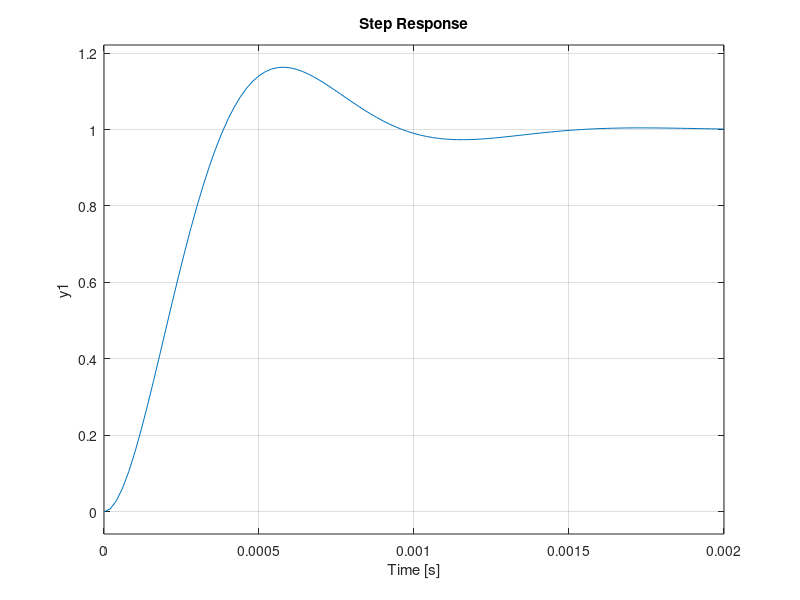
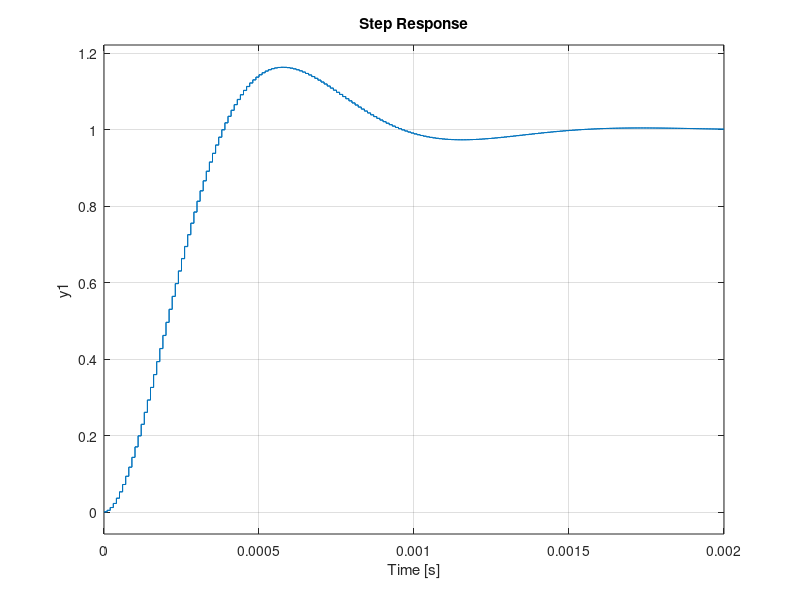

Here is the MATLAB script that generated these plots, in order:
%% Second order low pass filter design

close all
clear all
clc

fc = 1000;
wc = 2*pi*fc
q = 0.707;

q = 1;

s = tf('s');

% Low pass filter
h = wc^2/(s^2+wc/q*s+wc^2)

step(h)

% discretize filter

fs = 1e5;
ts = 1/fs;

hz = c2d(h,ts,'tustin')

[num, den] = tfdata(hz)

b0 = num{1}(1)
b1 = num{1}(2)
b2 = num{1}(3)
a1 = den{1}(2)
a2 = den{1}(3)

% quantize

nBits = 18;

b0_qq = floor(b0*2^nBits)
b1_qq = floor(b1*2^nBits)
b2_qq = floor(b2*2^nBits)

a1_qq = floor(a1*2^nBits)
a2_qq = floor(a2*2^nBits)

figure
step(hz)

% test quantized
b0_qqq = b0_qq / 2^nBits;
b1_qqq = b1_qq / 2^nBits;
b2_qqq = b2_qq / 2^nBits;
a1_qqq = a1_qq / 2^nBits;
a2_qqq = a2_qq / 2^nBits;

hzq = tf([b0_qqq b1_qqq b2_qqq], [1 a1_qqq a2_qqq], ts)

hold on
step(hzq)
